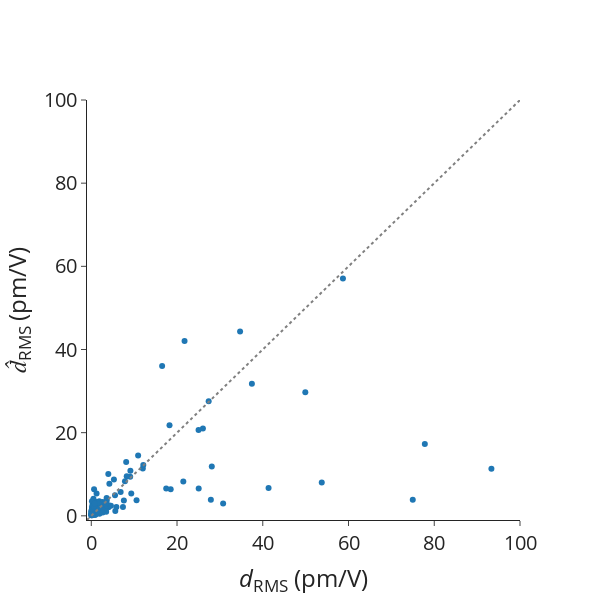

This figure's notebook cell:
### Markdown cell above
# Errors on dRMS

### Code cell
# Data

mae = mean_absolute_error(df_pred_matten["dRMS_true"], df_pred_matten["dRMS_matten"])
mape = mean_absolute_percentage_error(
    df_pred_matten["dRMS_true"], df_pred_matten["dRMS_matten"]
)
rmse = root_mean_squared_error(
    df_pred_matten["dRMS_true"], df_pred_matten["dRMS_matten"]
)
spearmanrho = spearmanr(df_pred_matten["dRMS_true"], df_pred_matten["dRMS_matten"])
print(f"MAE = {mae}")
print(f"MAPE = {mape}")
print(f"RMSE = {rmse}")
print(f"Rho_sp = {spearmanrho.statistic}")

# Scatter plot for previous outputs.
scatter_dRMS = go.Scatter(
    x=df_pred_matten["dRMS_true"],
    y=df_pred_matten["dRMS_matten"],
    mode="markers",
    name="",
    showlegend=False,
    text=[mpid for mpid in df_pred_matten.index.values],
)

ideal = go.Scatter(
    x=[-1, 200],
    y=[-1, 200],
    mode="lines",
    line=dict(color="gray", dash="dot"),
    showlegend=False,
)

# Layout
layout = go.Layout(
    # title=dict(text='Scatter Plot'),
    xaxis=dict(title="<i>d</i><sub>RMS</sub> (pm/V)", range=[-1, 100]),
    yaxis=dict(title="<i>d&#770;</i><sub>RMS</sub> (pm/V)", range=[-1, 100]),
    # legend=dict(font=dict(size=12)),
)

# Create figure
fig = go.Figure(data=[scatter_dRMS, ideal], layout=layout)

fig.update_layout(
    autosize=False,
    font_size=20,
    width=600,
    height=600,
    # plot_bgcolor="white",
    template="simple_white",
)
fig.update_layout(
    xaxis=dict(
        # tickmode = 'array',
        # tickvals = [1, 2,3,4,5,6,7,8],
        # ticktext = ['One', 'Three', 'Five', 'Seven', 'Nine', 'Eleven']
        showgrid=False,
    ),
    yaxis=dict(
        # tickmode = 'array',
        # tickvals = [1, 2,3,4,5,6,7,8],
        # ticktext = ['One', 'Three', 'Five', 'Seven', 'Nine', 'Eleven']
        showgrid=False,
    ),
)

# Show figure
fig.show()

### Figure 1 — Plotly figure (JSON) as saved in the notebook; plotly's stock layout.template omitted (floating-point values rounded to 4 significant figures)
{"data": [{"mode": "markers", "name": "", "showlegend": false, "text": ["mp-21892", "mp-8070", "mp-558491", "mp-632684", "mp-23329", "mp-555150", "mp-760755", "mp-6268", "mp-559057", "mp-1778", "mp-2176", "mp-22909", "mp-9844", "mp-9066", "mp-6126", "mp-632229", "mp-21521", "mp-1287", "mp-756044", "mp-754712", "mp-18168", "mp-505702", "mp-559065", "mp-559545", "mp-549720", "mp-561385", "mp-13666", "mp-14444", "mp-2469", "mp-31451", "mp-1023924", "mp-38011", "mp-8884", "mp-6980", "mp-4524", "mp-11714", "mp-1180133", "mp-1225884", "mp-1196457", "mp-560894", "mp-1196282", "mp-1219328", "mp-1227124", "mp-1102285", "mp-1227389", "mp-1227110", "mp-1079676", "mp-1228342", "mp-17862", "mp-504952", "mp-1223849", "mp-1208039", "mp-625175", "agm003160552", "agm003202328", "agm002278924", "agm003202410", "mp-1227011", "agm002224865", "agm003157565", "agm002140778", "agm002041336", "agm003219193", "mp-1228160", "mp-1223489", "mp-1221169", "mp-4431", "mp-1105300", "mp-1103351", "mp-1029368", "mp-1029633", "agm002147818", "agm002153139", "mp-555202", "mp-1216976", "mp-626172", "agm002156258", "mp-772748", "mp-1223389", "mp-9427", "mp-1225916", "agm003237859", "mp-1221971", "agm002237807", "mp-1215642", "agm003213121", "agm002297812", "mp-29157", "mp-555915", "agm002138671", "agm002790067", "agm002205114", "agm002184995", "agm003235252", "agm003206267", "agm003705731", "agm2000126920", "agm2000137141", "agm005848675", "mp-2802611", "agm005056300", "agm004786326", "agm001234439", "agm002056302", "agm002137665", "mp-554918", "agm001375463", "agm005721583", "agm006020719", "agm003112540", "agm004787350", "agm002176403", "agm002161194", "agm2000136656", "mp-1208179", "agm002017294", "agm002041315", "agm003469328", "agm005072178", "agm005664742", "agm004773455", "agm005071058", "agm006047746", "agm005754384", "agm005748012"], "type": "scatter", "x": [0.8321, 0.3056, 0.5111, 0.2613, 3.472, 0.8299, 0.05516, 2.655, 0.7265, 0.1785, 58.7, 1.443, 0.529, 0.1553, 1.525, 1.26, 4.031, 0.07918, 0.1569, 0.6524, 1.341, 0.8735, 3.624, 2.469, 10.56, 0.3801, 27.89, 7.388, 9.327, 37.46, 1.436, 3.164, 21.75, 30.75, 49.92, 3.574, 2.795, 0.08765, 0.06013, 0.2781, 0.01149, 1.332, 9.075, 4.064, 17.48, 0.004068, 0.7696, 0.5709, 18.52, 8.136, 0.0432, 0.536, 0.149, 6.849, 18.25, 77.8, 74.99, 25.05, 0.6485, 0.1547, 1.81, 21.46, 0.1224, 0.1273, 0.07569, 5.601, 10.93, 12.02, 1.227, 8.268, 3.607, 0.1889, 1.241, 0.1347, 5.858, 0.105, 0.2781, 0.1479, 12.13, 0.3204, 0.4921, 0.1922, 3.272, 53.76, 1.964, 1.914, 0.4724, 41.35, 0.2332, 2.784, 26.04, 34.71, 93.33, 0.02645, 7.858, 3.635, 0.09694, 4.581, 3.971, 0.4961, 4.221, 7.606, 0.4533, 1.904, 0.1212, 1.388, 16.52, 5.28, 0.2056, 27.38, 0.9557, 0.6286, 5.536, 1.853, 0.4765, 9.124, 28.11, 0.174, 0.1987, 1.619, 2.66, 0.6665, 25.02, 0.8243, 0.2353], "y": [1.683, 2.719, 4.134, 0.9375, 0.9922, 0.9496, 0.1968, 3.357, 1.903, 0.6885, 57.1, 1.676, 0.6945, 3.498, 1.035, 1.063, 2.038, 1.179, 1.617, 0.2569, 1.666, 0.2863, 1.919, 1.838, 3.752, 1.539, 3.845, 2.105, 5.401, 31.74, 2.284, 1.86, 42.02, 2.946, 29.73, 4.312, 2.493, 0.368, 0.1357, 0.4164, 0.5216, 2.026, 9.413, 2.527, 6.591, 0.1565, 1.061, 0.5172, 6.424, 12.92, 1.046, 0.5633, 1.562, 5.706, 21.76, 17.27, 3.867, 6.582, 6.399, 2.136, 2.429, 8.275, 1.045, 0.9976, 0.2828, 1.186, 14.5, 11.37, 5.4, 9.492, 3.687, 1.143, 3.31, 0.9012, 2.105, 0.6396, 0.8947, 0.9737, 12.22, 0.6779, 2.421, 1.269, 3.003, 8.026, 3.227, 1.741, 1.636, 6.7, 0.1142, 1.377, 21.01, 44.36, 11.33, 0.5268, 8.299, 2.471, 1.271, 2.407, 10.06, 1.056, 7.712, 3.691, 0.9064, 0.5217, 0.2765, 0.7859, 36.01, 8.735, 0.9855, 27.55, 0.2788, 1.716, 4.959, 3.524, 0.7609, 10.85, 11.85, 0.7274, 0.3335, 3.167, 0.8119, 2.395, 20.62, 2.953, 0.3053]}, {"line": {"color": "gray", "dash": "dot"}, "mode": "lines", "showlegend": false, "type": "scatter", "x": [-1, 200], "y": [-1, 200]}], "layout": {"autosize": false, "font": {"size": 20}, "height": 600, "width": 600, "xaxis": {"range": [-1, 100], "showgrid": false, "title": {"text": "<i>d</i><sub>RMS</sub> (pm/V)"}}, "yaxis": {"range": [-1, 100], "showgrid": false, "title": {"text": "<i>d&#770;</i><sub>RMS</sub> (pm/V)"}}}}
